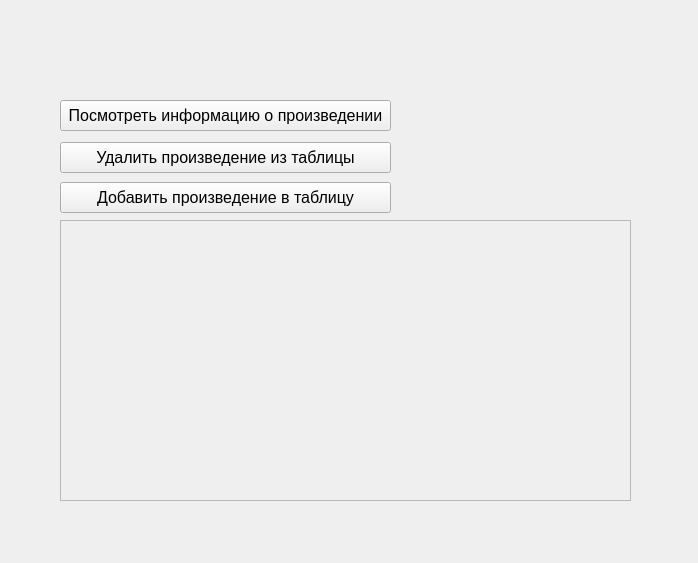
<?xml version="1.0" encoding="UTF-8"?>
<ui version="4.0">
 <class>Form</class>
 <widget class="QWidget" name="Form">
  <property name="geometry">
   <rect>
    <x>0</x>
    <y>0</y>
    <width>698</width>
    <height>563</height>
   </rect>
  </property>
  <property name="windowTitle">
   <string>Form</string>
  </property>
  <widget class="QTableView" name="NameTable">
   <property name="enabled">
    <bool>false</bool>
   </property>
   <property name="geometry">
    <rect>
     <x>60</x>
     <y>220</y>
     <width>571</width>
     <height>281</height>
    </rect>
   </property>
   <property name="selectionMode">
    <enum>QAbstractItemView::ExtendedSelection</enum>
   </property>
   <property name="sortingEnabled">
    <bool>false</bool>
   </property>
  </widget>
  <widget class="QPushButton" name="AddBtn">
   <property name="geometry">
    <rect>
     <x>60</x>
     <y>182</y>
     <width>331</width>
     <height>31</height>
    </rect>
   </property>
   <property name="font">
    <font>
     <pointsize>12</pointsize>
    </font>
   </property>
   <property name="text">
    <string>Добавить произведение в таблицу</string>
   </property>
   <property name="iconSize">
    <size>
     <width>16</width>
     <height>16</height>
    </size>
   </property>
  </widget>
  <widget class="QPushButton" name="DelBtn">
   <property name="geometry">
    <rect>
     <x>60</x>
     <y>142</y>
     <width>331</width>
     <height>31</height>
    </rect>
   </property>
   <property name="font">
    <font>
     <pointsize>12</pointsize>
    </font>
   </property>
   <property name="text">
    <string>Удалить произведение из таблицы</string>
   </property>
  </widget>
  <widget class="QPushButton" name="DataBtn">
   <property name="geometry">
    <rect>
     <x>60</x>
     <y>100</y>
     <width>331</width>
     <height>31</height>
    </rect>
   </property>
   <property name="font">
    <font>
     <pointsize>12</pointsize>
    </font>
   </property>
   <property name="text">
    <string>Посмотреть информацию о произведении</string>
   </property>
  </widget>
 </widget>
 <resources/>
 <connections/>
</ui>
